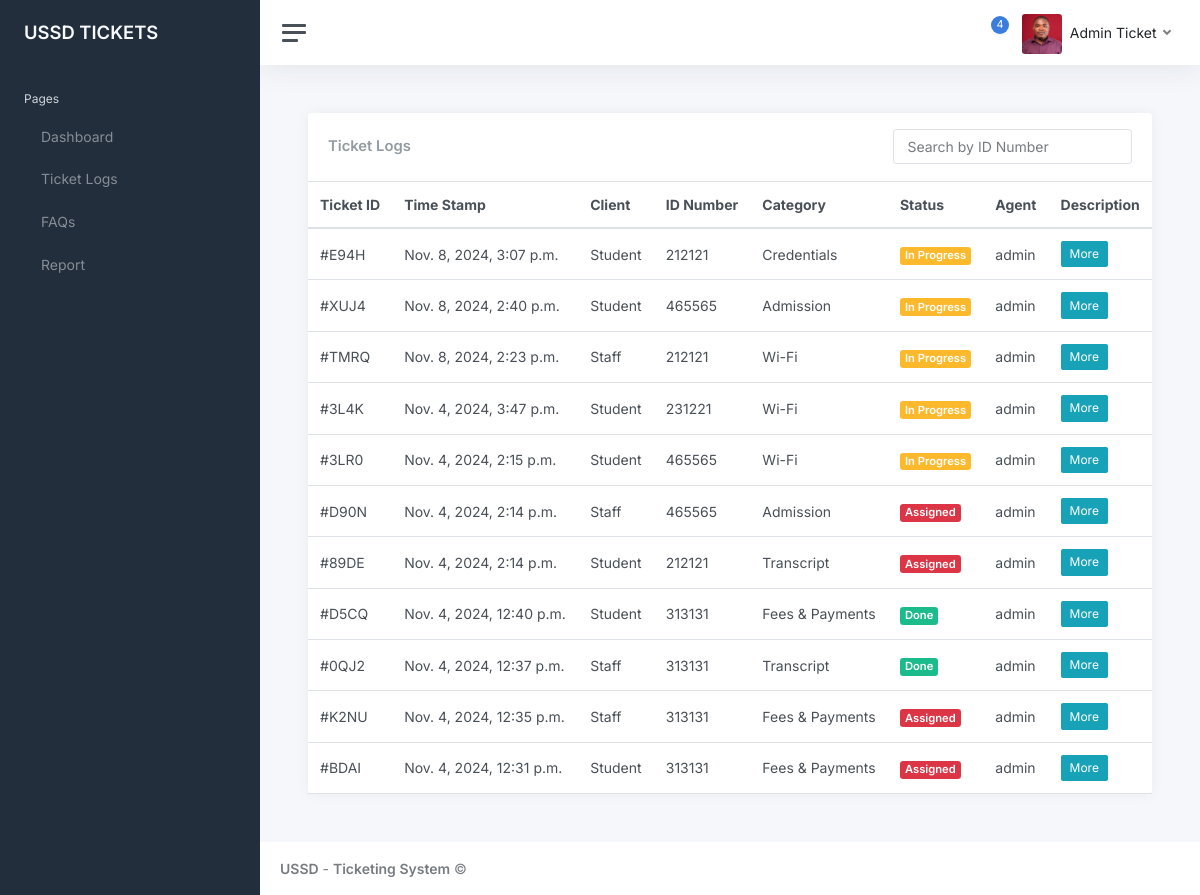
The page /ticketlogs/ (signed in) on the database as committed earlier.
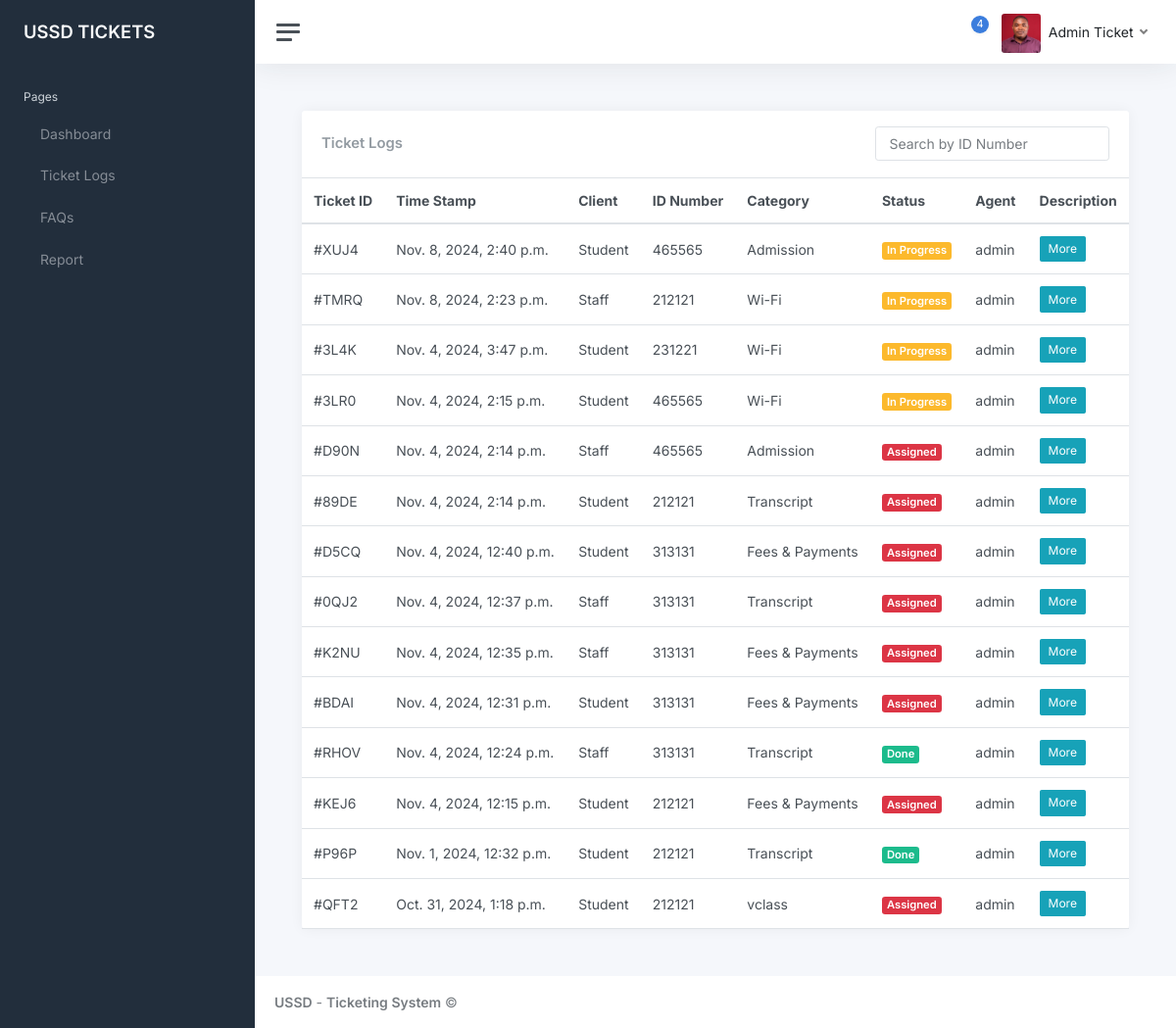
The same page on the database as committed later.
### ticksys/models.py (models this page shows, shortened)
class Ticket(models.Model):
    TICKET_STATUS = [
        ('Assigned', 'Assigned'),
        ('In Progress', 'In Progress'),
        ('Done', 'Done'),
    ]
    CLIENT_TYPE = [
        ('Staff', 'Staff'),
        ('Student', 'Student'),
    ]
    MODE_CHOICES = [
        ('Walk-In', 'Walk-In'),
        ('Phone', 'Phone'),
        ('Email', 'Email'),
    ]
    CATEGORY = [
        ('Credentials', 'Credentials'),
        ('Fees & Payments', 'Fees & Payments'),
        ('VClass', 'VClass'),
        ('Transcript', 'Transcript'),
        ('Admission', 'Admission'),
        ('Wi-Fi', 'Wi-Fi'),
        ('Other', 'Other')
    ]
    user = models.ForeignKey(User, models.CASCADE, null=True, related_name='assigned_tickets')
    ticket_number = models.CharField(max_length=4, default=generate_ticket_number, unique=True, editable=False)
    id_number = models.CharField(max_length=20, unique=False)
    description = models.TextField()
    status = models.CharField(max_length=20, choices=TICKET_STATUS, default='In Progress')
    category = models.CharField(max_length=100, choices=CATEGORY)
    client_type = models.CharField(max_length=20, choices=CLIENT_TYPE, default='Student')
    created_at = models.DateTimeField(auto_now_add=True)
    updated_at = models.DateTimeField(auto_now=True)
    mode = models.CharField(max_length=20, choices=MODE_CHOICES, default='Walk-In')

### ticksys/views.py (the view)
# urls.py: path('ticketlogs/', views.ticketlogs, name='ticketlogs'),
def ticketlogs(request):
    user = request.user
    all_users = User.objects.all()  # Retrieve all users to populate the dropdown
    tickets_by_user = Ticket.objects.filter(user=user).order_by('-created_at')
    context = {
        'tickets_by_user' : tickets_by_user,
        'all_users' : all_users
    }
    return render(request, 'ticketlogs.html', context)

### templates/ticketlogs.html (shortened to what this page needs)
{% extends 'index.html' %}
            {% block content %}
            <main class="content">
                <div class="container-fluid p-0">
                    <div class="row">
                        <div class="col-12 d-flex">
                            <div class="card flex-fill">
                                <div class="card-header d-flex justify-content-between align-items-center">
                                    <h5 class="card-title mb-0">Ticket Logs</h5>
                                    <div>
                                        <input type="text" id="searchInput" class="form-control" placeholder="Search by ID Number" onkeyup="searchTable()">
                                    </div>
                                </div>
                                <table class="table table-hover my-0 w-100" id="ticketTable">
                                    <thead>
                                        <tr>
                                            <th>Ticket ID</th>
                                            <th>Time Stamp</th>
                                            <th>Client</th>
                                            <th>ID Number</th>
                                            <th>Category</th>
                                            <th>Status</th>
                                            <th>Agent</th>
                                            <th>Description</th>
                                        </tr>
                                    </thead>
                                    <tbody id="ticketTableBody">
                                        {% for ticket in tickets_by_user %}
                                            <tr>
                                                <td>#{{ticket.ticket_number}}</td>
                                                <td>{{ticket.created_at}}</td>
                                                <td>{{ticket.client_type}}</td>
                                                <td class="d-none d-xl-table-cell">{{ticket.id_number}}</td>
                                                <td class="d-none d-xl-table-cell">{{ticket.category}}</td>
                                                <td><span class="badge {% if ticket.status == 'Done' %}bg-success {% elif ticket.status == 'In Progress' %}bg-warning{% else %}bg-danger{% endif %}">{{ticket.status}}</span></td>
                                                <td class="d-none d-md-table-cell">{{ticket.user.username}}</td>
                                                <td><button type="button" class="btn btn-info btn-sm" data-bs-toggle="modal" data-bs-target="#infoModal{{ ticket.id }}" data-bs-placement="top" data-bs-toggle="tooltip1" title="View More Information">
                                                    More
                                                </button>
                                            </tr>
                                            {% endfor %}
                                    </tbody>
                                </table>
                            </div>
                        </div>
                    </div>
                </div>
            </main>
        {% endblock %}

Rows that differ between the two databases and show on the page:
no longer on this page (row edited): Ticket: ticket_number "E94H", created_at "Nov. 8, 2024, 3:07 p.m.", client_type "Student", id_number "212121", category "Credentials", status "In Progress", user.username "admin"
changed Ticket "D5CQ": status "Done" → "Assigned"
changed Ticket "0QJ2": status "Done" → "Assigned"
now on this page (row edited): Ticket: ticket_number "RHOV", created_at "Nov. 4, 2024, 12:24 p.m.", client_type "Staff", id_number "313131", category "Transcript", status "Done", user.username "admin"
now on this page (row edited): Ticket: ticket_number "KEJ6", created_at "Nov. 4, 2024, 12:15 p.m.", client_type "Student", id_number "212121", category "Fees & Payments", status "Assigned", user.username "admin"
now on this page (row edited): Ticket: ticket_number "P96P", created_at "Nov. 1, 2024, 12:32 p.m.", client_type "Student", id_number "212121", category "Transcript", status "Done", user.username "admin"
now on this page (row edited): Ticket: ticket_number "QFT2", created_at "Oct. 31, 2024, 1:18 p.m.", client_type "Student", id_number "212121", category "vclass", status "Assigned", user.username "admin"
